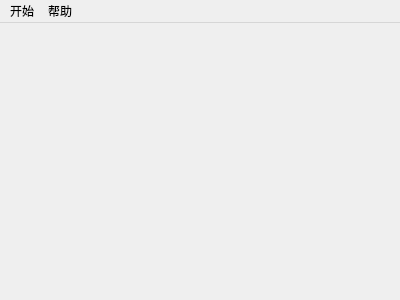
<?xml version="1.0" encoding="UTF-8"?>
<ui version="4.0">
 <class>mainscene</class>
 <widget class="QMainWindow" name="mainscene">
  <property name="geometry">
   <rect>
    <x>0</x>
    <y>0</y>
    <width>400</width>
    <height>300</height>
   </rect>
  </property>
  <property name="windowTitle">
   <string>mainscene</string>
  </property>
  <widget class="QWidget" name="centralWidget"/>
  <widget class="QMenuBar" name="menuBar">
   <property name="geometry">
    <rect>
     <x>0</x>
     <y>0</y>
     <width>400</width>
     <height>23</height>
    </rect>
   </property>
   <widget class="QMenu" name="quit">
    <property name="title">
     <string>开始</string>
    </property>
    <addaction name="actionquit"/>
   </widget>
   <widget class="QMenu" name="help">
    <property name="title">
     <string>帮助</string>
    </property>
    <addaction name="actionhelp"/>
   </widget>
   <addaction name="quit"/>
   <addaction name="help"/>
  </widget>
  <action name="actionquit">
   <property name="text">
    <string>退出</string>
   </property>
  </action>
  <action name="actionhelp">
   <property name="text">
    <string>帮助</string>
   </property>
  </action>
 </widget>
 <layoutdefault spacing="6" margin="11"/>
 <resources/>
 <connections/>
</ui>
